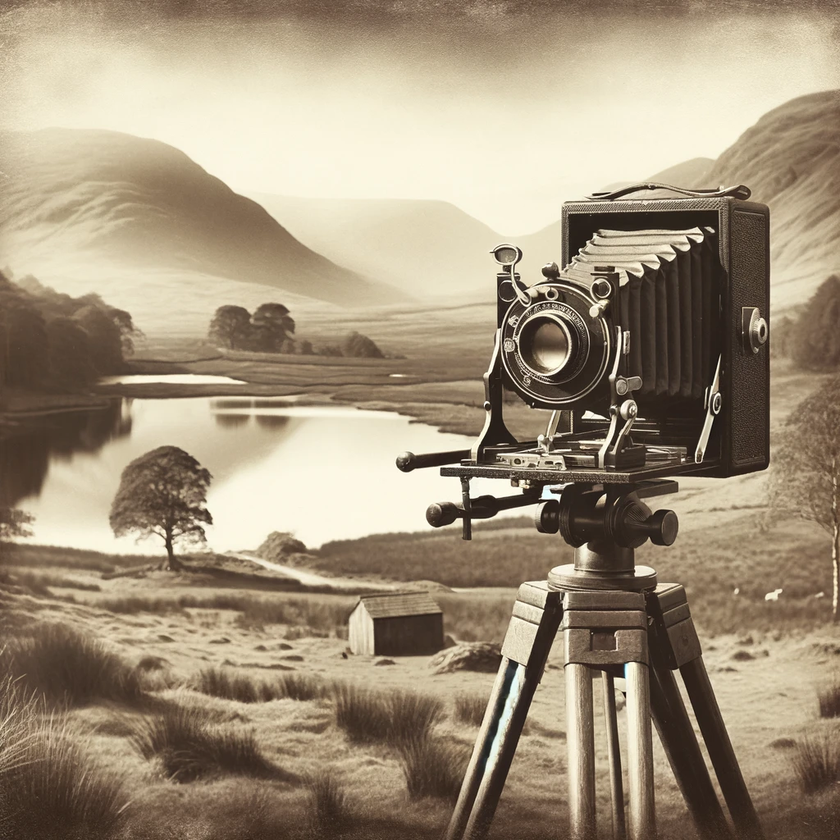
#> input picture tb/Image_Test_Input.png, 840 x 840 px, shrunk from 1024 x 1024 before the run
$ python Image2Register.py
#> lines starting #> are read from the running program, lines starting #| are printed output that depends on the picture
from PIL import Image
import argparse

if __name__ == "__main__":
    parser = argparse.ArgumentParser()
    parser.add_argument("--image_path", type=str, default="Image_Test_Input.png", help="path to image")
    parser.add_argument("--output_path", type=str, default="output.txt", help="path to output test vector")
    parser.add_argument("--col_or_row", type=str, default="col", help="col or row based output vector")
    args = parser.parse_args()
    image_path = args.image_path
    output_path = args.output_path
    col_or_row = args.col_or_row
    with Image.open(image_path) as img:
#> img is the input picture: PIL image 840x840 RGBA; mean R, G, B, A 160.5, 145.5, 123, 255
        img = img.convert('L') # convert to grayscale
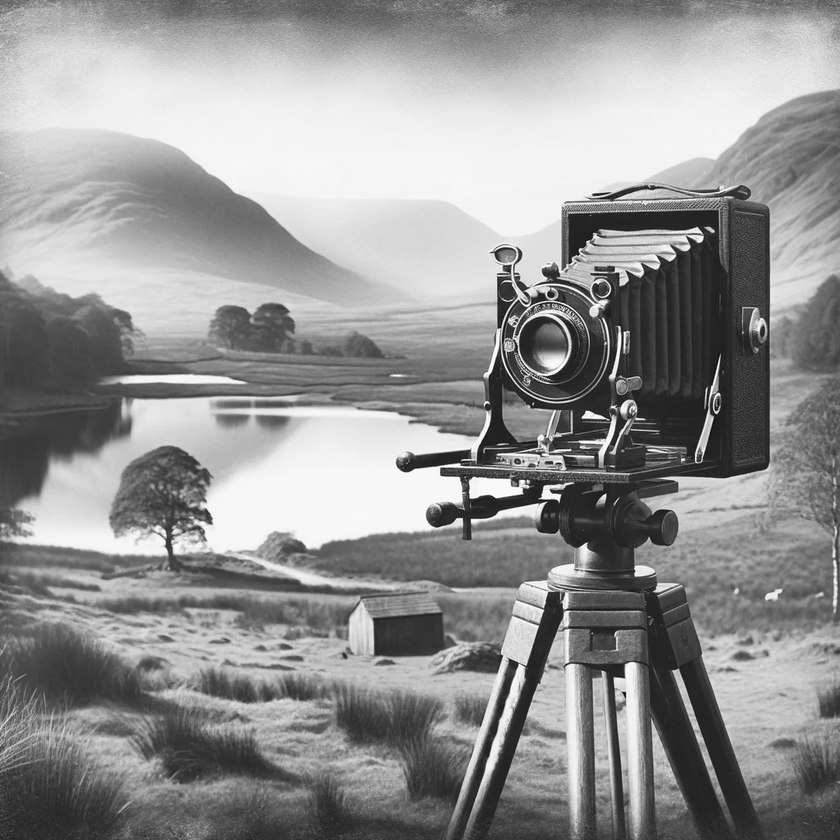
#> img: PIL image 840x840 L; min 6, max 255, mean 147.4
        img = img.convert('L').point(lambda x: int(x/256.0 * 256), 'L') # convert to 8-bit grayscale

        width, height = img.size
#> width = 840; height = 840
        print("Image size: {}x{}".format(width, height))
#| Image size: 840x840

        if col_or_row == "col":
            with open(output_path, 'w') as f:
                for x in range(width):
                    for y in range(height):
                        pixel = img.getpixel((x, y))
                        # write pixel value in hex
                        f.write("{:02x} ".format(pixel))
                    f.write("\n")
        elif col_or_row == "row":
            with open(output_path, 'w') as f:
                for y in range(height):
                    for x in range(width):
                        pixel = img.getpixel((x, y))
                        # write pixel value in hex
                        f.write("{:02x} ".format(pixel))
                    f.write("\n")
        else:
            raise ValueError("col_or_row must be either 'col' or 'row'")
